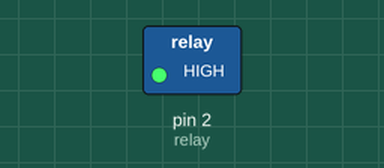
A sketch run on a simulated Arduino Uno, built with avr-gcc and run on an emulated ATmega328P. Parts: switched loads named in the sketch (green lamp = pin HIGH).

Above: at 2.5 s.
At 5.5 s:
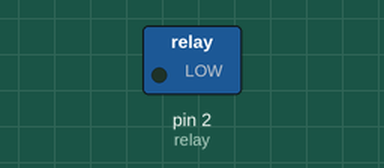
Timing chart, 0 to 7.8 s (numbered marks = the images above):
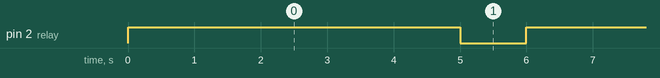

The sketch:

Bebas.ino
```cpp
int relay = 2;
int turbidity = 4;

void setup()
{
  pinMode(turbidity, INPUT);
  pinMode(relay , OUTPUT);
}

void loop()
{
  if (turbidity <= 10){
  digitalWrite(relay, HIGH);
  delay(5000);
  }
  digitalWrite(relay, LOW);
  delay(1000);
}
```

Measured:
- by itself, pin 2 (relay): alternates HIGH for 5.0 s and LOW for 1.0 s
